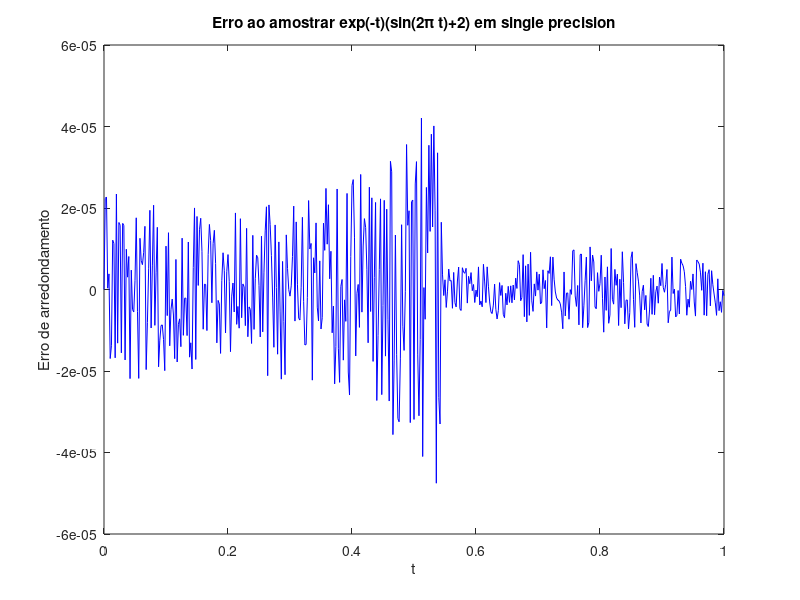

The MATLAB source for this figure:
function Q5

    %QUESTÃO 5A)

    % Solicita ao usuário que insira os valores de x e n
    x = input('Por favor, insira os valores de x como um vetor: ');
    n = input('Por favor, insira o valor de n: ');

    % Calcula o tamanho de x
    tamanho_x = length(x);

    % Normaliza o vetor x
    normalizacao_x = normalize_to_fraction(x);

    % Realiza o arredondamento
    resultado = round_to_n_decimals(x ./ normalizacao_x, n);

    % Exibe o resultado final
    disp(resultado .* normalizacao_x);


    % QUESTÃO 5B)
    test_rounding_error(); % Chama a função para executar o teste
end

function rounded = round_to_n_decimals(x, n)
    if ~isscalar(n) || ~isnumeric(n) || n < 0 || floor(n) ~= n
        error('O número de casas decimais deve ser um valor escalar inteiro não negativo.');
    end
    % Inicializa a matriz de saída com o mesmo tamanho de x
    rounded = zeros(size(x));

    % Itera sobre os índices de x
    for cont = 1:length(x)
        value = x(cont);

        % Arredonda o valor para n dígitos decimais
        rounded(cont) = round_single_value(value, n);
    end
end


function rounded_value = round_single_value(value, n)
    % Converte o valor para uma string para manipular os dígitos individualmente
    str_value = num2str(value, ['%.' num2str(n) 'f']); % Formatando o número de casas decimais

    % Encontra a posição do ponto decimal na string
    decimal_point_index = strfind(str_value, '.');

    % Verifica se o valor é negativo
    is_negative = false;
    if str_value(1) == '-'
        is_negative = true;
        str_value = str_value(2:end);
        decimal_point_index = decimal_point_index - 1;
    end

    % Obtém os dígitos antes e depois do ponto decimal
    integer_part = str2double(str_value(1:decimal_point_index-1));
    decimal_part = str2double(str_value(decimal_point_index+1:end));

    % Concatena a parte inteira e decimal com o ponto decimal
    rounded_str = [num2str(integer_part) '.' num2str(decimal_part)];

    % Converte a string arredondada de volta para um número
    rounded_value = str2double(rounded_str);

    % Se o valor original era negativo, ajusta o sinal
    if is_negative
        rounded_value = -rounded_value;
    end
end
function normalizacao = normalize_to_fraction(x)
    % Inicializa o vetor de saída com o mesmo tamanho do vetor de entrada
    normalizacao = ones(size(x));

    % Itera sobre os elementos do vetor de entrada
    for i = 1:numel(x)
        % Ajusta o valor absoluto de x para ser menor que 1
        while abs(x(i)) > 1
            x(i) = x(i) / 10;
            normalizacao(i) = normalizacao(i) * 10;
        end
    end
end

function test_rounding_error
    n = 5;
    t = 0:0.002:1;
    tt = exp(-t) .* (sin(2*pi*t) + 2);

    normalizacao = normalize_to_fraction(tt);
    resultado = round_to_n_decimals(tt ./ normalizacao, n);
    rt = resultado .* normalizacao;

     % Calcula o erro de arredondamento
    round_err = (tt - rt) ./ tt;

    % Plota o erro de arredondamento
    plot(t, round_err, 'b-');
    title('Erro ao amostrar exp(-t)(sin(2\pi t)+2) em single precision');
    xlabel('t');
    ylabel('Erro de arredondamento');

    % Calcula o erro relativo máximo
    rel_round_err = max(abs(round_err)) / (eps('single')/2);

    % Mostra o valor do erro relativo máximo
    fprintf('O erro relativo máximo é aproximadamente: %f\n', rel_round_err);

end

Q5(); % Chama a função as

%  Quanto maior o valor de n, menor será a unidade de arredondamento e, consequentemente, menor será o erro de arredondamento. Portanto, conforme n aumenta, a escala vertical do gráfico tende a diminuir, indicando uma redução no erro de arredondamento.


